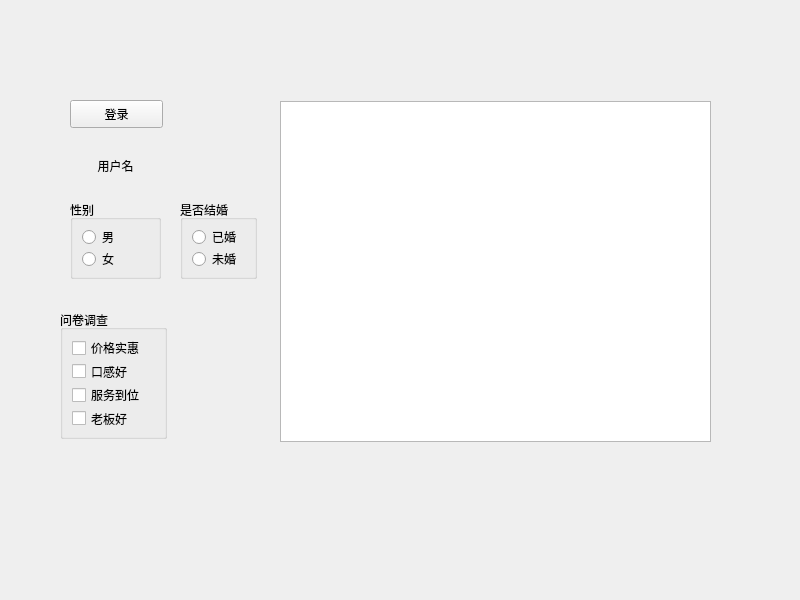
<?xml version="1.0" encoding="UTF-8"?>
<ui version="4.0">
 <class>Widget</class>
 <widget class="QWidget" name="Widget">
  <property name="geometry">
   <rect>
    <x>0</x>
    <y>0</y>
    <width>800</width>
    <height>600</height>
   </rect>
  </property>
  <property name="windowTitle">
   <string>Widget</string>
  </property>
  <widget class="QPushButton" name="pushButton">
   <property name="geometry">
    <rect>
     <x>70</x>
     <y>100</y>
     <width>93</width>
     <height>28</height>
    </rect>
   </property>
   <property name="text">
    <string>登录</string>
   </property>
   <property name="iconSize">
    <size>
     <width>32</width>
     <height>32</height>
    </size>
   </property>
  </widget>
  <widget class="QToolButton" name="toolButton">
   <property name="geometry">
    <rect>
     <x>70</x>
     <y>140</y>
     <width>91</width>
     <height>51</height>
    </rect>
   </property>
   <property name="text">
    <string>用户名</string>
   </property>
   <property name="icon">
    <iconset>
     <normaloff>image/1.jpg</normaloff>image/1.jpg</iconset>
   </property>
   <property name="toolButtonStyle">
    <enum>Qt::ToolButtonTextBesideIcon</enum>
   </property>
   <property name="autoRaise">
    <bool>true</bool>
   </property>
  </widget>
  <widget class="QGroupBox" name="groupBox">
   <property name="geometry">
    <rect>
     <x>70</x>
     <y>200</y>
     <width>91</width>
     <height>79</height>
    </rect>
   </property>
   <property name="title">
    <string>性别</string>
   </property>
   <layout class="QVBoxLayout" name="verticalLayout">
    <item>
     <widget class="QRadioButton" name="rBtnMan">
      <property name="text">
       <string>男</string>
      </property>
     </widget>
    </item>
    <item>
     <widget class="QRadioButton" name="rBtnWoman">
      <property name="text">
       <string>女</string>
      </property>
     </widget>
    </item>
   </layout>
  </widget>
  <widget class="QGroupBox" name="groupBox_2">
   <property name="geometry">
    <rect>
     <x>180</x>
     <y>200</y>
     <width>77</width>
     <height>79</height>
    </rect>
   </property>
   <property name="title">
    <string>是否结婚</string>
   </property>
   <layout class="QVBoxLayout" name="verticalLayout_2">
    <item>
     <widget class="QRadioButton" name="radioButton_3">
      <property name="text">
       <string>已婚</string>
      </property>
     </widget>
    </item>
    <item>
     <widget class="QRadioButton" name="radioButton_4">
      <property name="text">
       <string>未婚</string>
      </property>
     </widget>
    </item>
   </layout>
  </widget>
  <widget class="QGroupBox" name="groupBox_3">
   <property name="geometry">
    <rect>
     <x>60</x>
     <y>310</y>
     <width>107</width>
     <height>129</height>
    </rect>
   </property>
   <property name="title">
    <string>问卷调查</string>
   </property>
   <layout class="QVBoxLayout" name="verticalLayout_3">
    <item>
     <widget class="QCheckBox" name="checkBox">
      <property name="text">
       <string>价格实惠</string>
      </property>
     </widget>
    </item>
    <item>
     <widget class="QCheckBox" name="checkBox_2">
      <property name="text">
       <string>口感好</string>
      </property>
     </widget>
    </item>
    <item>
     <widget class="QCheckBox" name="checkBox_3">
      <property name="text">
       <string>服务到位</string>
      </property>
     </widget>
    </item>
    <item>
     <widget class="QCheckBox" name="cBox">
      <property name="text">
       <string>老板好</string>
      </property>
      <property name="tristate">
       <bool>true</bool>
      </property>
     </widget>
    </item>
   </layout>
  </widget>
  <widget class="QListWidget" name="listWidget">
   <property name="geometry">
    <rect>
     <x>280</x>
     <y>101</y>
     <width>431</width>
     <height>341</height>
    </rect>
   </property>
  </widget>
 </widget>
 <resources/>
 <connections/>
</ui>
